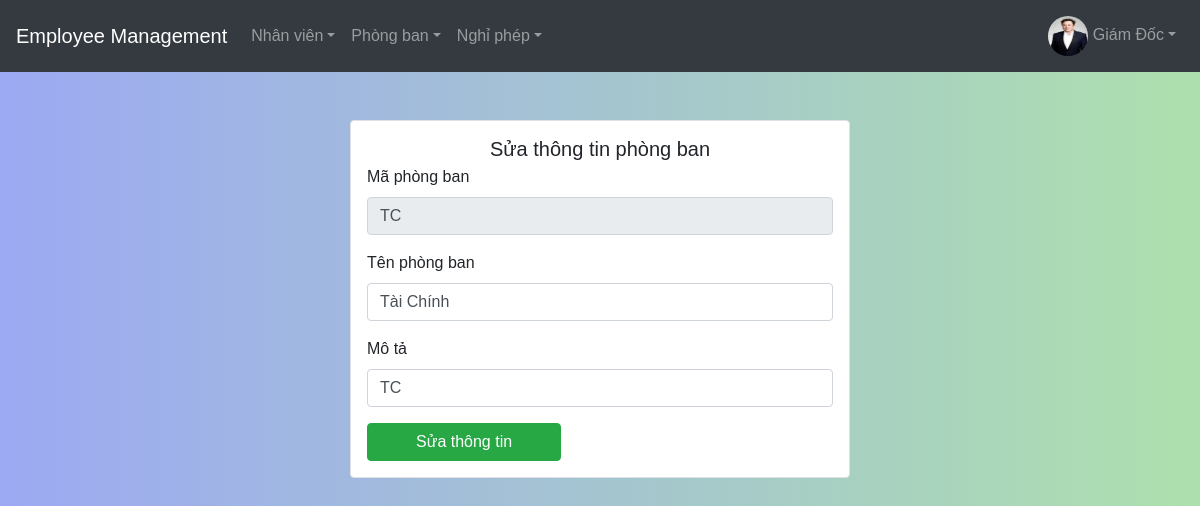
Page /source/department-edit.php?tenPB=Tài Chính (signed in) on the committed database.
### tables this page shows
CREATE TABLE `nhanvien` (
  `userName` varchar(255) NOT NULL,
  `firstName` varchar(255) NOT NULL,
  `lastName` varchar(255) NOT NULL,
  `email` varchar(255) NOT NULL,
  `pwd` varchar(255) NOT NULL,
  `phongBan` varchar(255) NOT NULL,
  `chucVu` varchar(255) NOT NULL,
  `activated` bit(1) DEFAULT b'0',
  `avatar` text NOT NULL
);

CREATE TABLE `phongban` (
  `maPB` varchar(255) DEFAULT NULL,
  `tenPB` varchar(255) DEFAULT NULL,
  `mota` varchar(255) DEFAULT NULL
);

### source/department-edit.php (the view, shortened to what this page needs)
<!DOCTYPE html>
<html lang="en">
  <head>
	<link rel="stylesheet" href="https://maxcdn.bootstrapcdn.com/bootstrap/4.5.2/css/bootstrap.min.css">
	<link rel="stylesheet" href="./style.css">
    <?php
        require_once('./db/db.php');
        require_once('./nav/admin-nav.php');
        $phongBan = $_GET['tenPB'];
        $sql = "SELECT * FROM `phongban` WHERE `tenPB` = ?";
        $stm = $conn->prepare($sql);
        $stm->bind_param("s", $phongBan);
        if(!$stm->execute()) {
            die ("Lỗi" . $stm->error);
        }
        $result = $stm->get_result();
        $data = $result->fetch_assoc();
        $maPB = $data['maPB'];
        $tenPB = $data['tenPB'];
        $mota = $data['mota'];
    ?>
    </head>
  <body>
    <div class="container-fluid">
      <div id="inner">
      <div class="row">
        <div class="col-md-8 col-lg-5 my-5 mx-2 mx-sm-auto border rounded px-3 py-3 bg-white">
          <h5 class="text-center mb-1">Sửa thông tin phòng ban</h5>
          <form onsubmit="return validateDepartment()"; method="post" action="./process/update-department.php">
            <div class="form-group">
              <label for="maPB">Mã phòng ban</label>
              <input
                readonly
                type="text"
                value="<?=$maPB?>"
                name="maPB"
                id="maPB"
                class="form-control"
                placeholder="Mã phòng ban"
              />
            </div>
            <div class="form-group">
              <label for="email">Tên phòng ban</label>
              <input
                oninput="clearMessage()";
                type="text"
                value="<?=$tenPB?>"
                name="tenPB"
                id="tenPB"
                class="form-control"
                placeholder="Tên phòng ban"
              />
            </div>
            <div class="form-group">
              <label for="pwd">Mô tả</label>
              <input
                oninput="clearMessage()";
                type="text"
                value="<?=$mota?>"
                name="mota"
                id="mota"
                class="form-control"
                placeholder="Mô tả"
              />
            </div>
            <button onclick="return confirmUpdate()"; class="btn btn-success px-5 mr-2">Sửa thông tin</button>
            </form>
        </div>
      </div>
      </div>
    </div>
  </body>
</html>

### source/nav/admin-nav.php (shortened to what this page needs)
<div id="header">
      <?php
        require_once('./db/db.php');
        $email = $_SESSION['email'];
        $sql = "SELECT * from `nhanvien` WHERE `email` = ?";
        $stm = $conn->prepare($sql);
        $stm->bind_param("s", $email);
        if (!$stm->execute()) {
            die('Không tìm thấy' . $stm->error);
        }
        $result = $stm->get_result();
        $data = $result->fetch_assoc();
        $avatar = $data['avatar'];
      ?>
      <nav class="navbar navbar-expand-md bg-dark navbar-dark">
        <a class="navbar-brand" href="./index.php">Employee Management</a>
        <div class="collapse navbar-collapse" id="collapsibleNavbar">
          <ul class="navbar-nav">
            <div class="nav-item dropdown">
              <a href="#" data-toggle="dropdown" class="nav-link dropdown-toggle user-action">Nhân viên</a>
            </div>
            <div class="nav-item dropdown">
              <a href="#" data-toggle="dropdown" class="nav-link dropdown-toggle user-action">Phòng ban</a>
            </div>
            <div class="nav-item dropdown">
              <a href="#" data-toggle="dropdown" class="nav-link dropdown-toggle user-action">Nghỉ phép</a>
            </div>
          </ul>
        </div>
        <div class="navbar-nav ml-auto">
    			<div class="nav-item dropdown">
    				<a href="#" data-toggle="dropdown" class="nav-link dropdown-toggle user-action"><img src="./<?= $avatar ?>" class="avatar" alt="Avatar" style="width: 40px; height: 40px; border-radius: 30px;"> <?= $_SESSION['name']?><b class="caret"></b></a>
    			</div>
    		</div>
      </nav>
    </div>

### source/style.css (style rules this page uses)
* { padding: 0; margin: 0; box-sizing: border-box; font-family: "Poppin", sans-serif; }
body { background-image: linear-gradient( 90deg, rgb(156, 169, 243), rgb(173, 224, 173) ); }

### rows in the picture
nhanvien: avatar (picture)
phongban: maPB "TC", tenPB "Tài Chính", mota "TC"

### other values in the picture
$_SESSION['name'] "Giám Đốc"
